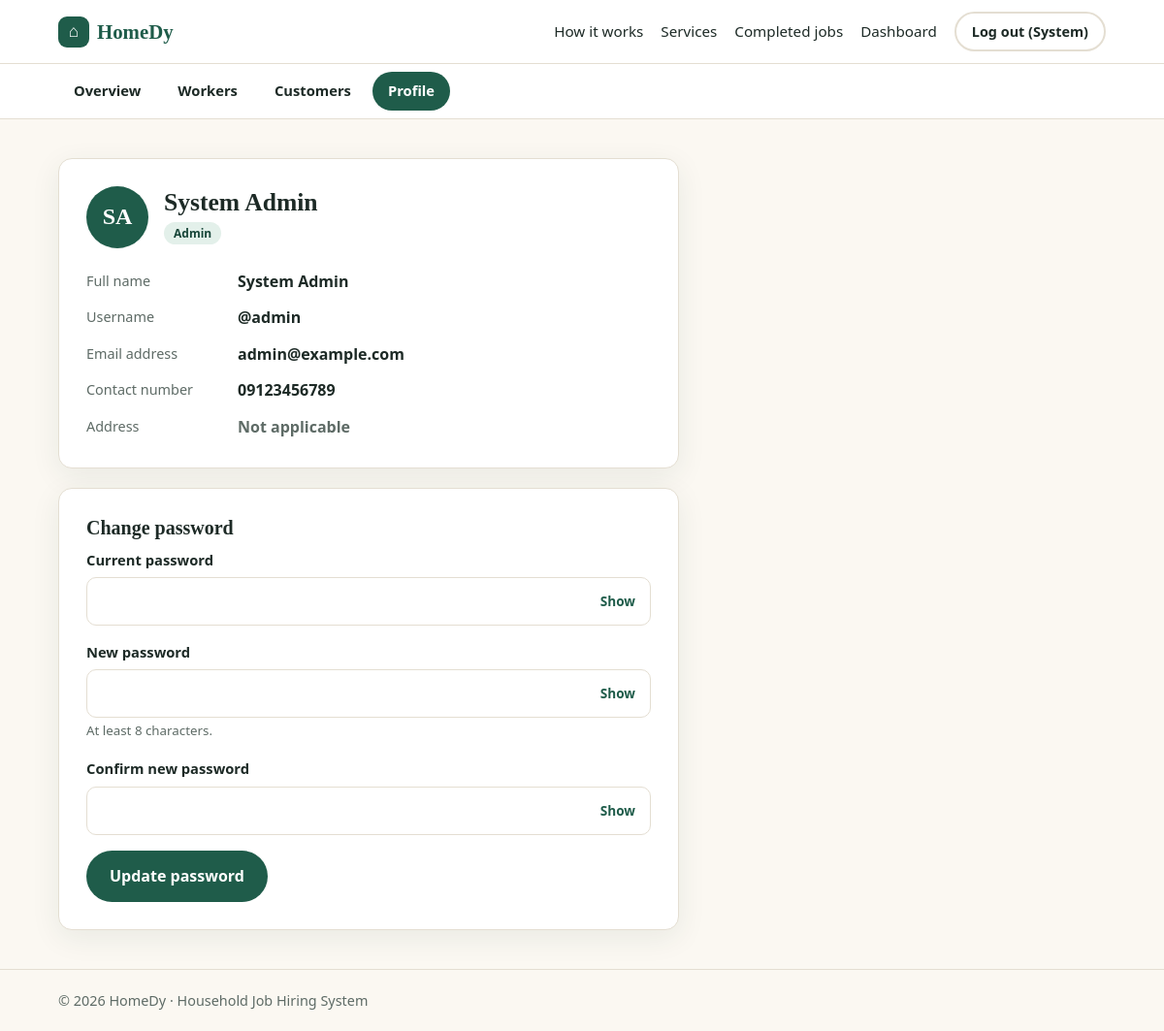
The app's page /profile.php (signed in) with its own data.
### tables this page shows
CREATE TABLE users (
  user_id INT AUTO_INCREMENT PRIMARY KEY,
  username VARCHAR(50) NOT NULL UNIQUE,
  password_hash VARCHAR(255) NOT NULL,
  first_name VARCHAR(50) NOT NULL,
  last_name VARCHAR(50) NOT NULL,
  email VARCHAR(100) NOT NULL UNIQUE,
  role ENUM('customer','worker','admin') NOT NULL
);

### includes/init.php (called while the page is built, shortened)
<?php
function e(?string $value): string
{
    return htmlspecialchars((string) $value, ENT_QUOTES, 'UTF-8');
}
function url(string $path = ''): string
{
    return BASE_URL . '/' . ltrim($path, '/');
}
function is_logged_in(): bool
{
    return !empty($_SESSION['user_id']);
}
function dashboard_path(string $role): string
{
    return match ($role) {
        'admin'  => 'admin/dashboard.php',
        'worker' => 'worker/dashboard.php',
        default  => 'customer/dashboard.php',
    };
}

### profile.php (the view, shortened to what this page needs)
<?php
require_once __DIR__ . '/includes/init.php';
$pdo  = db();
$uid  = (int) $_SESSION['user_id'];
$role = $_SESSION['role'];
$stmt = $pdo->prepare('SELECT username, first_name, last_name, email, role FROM users WHERE user_id = ?');
$stmt->execute([$uid]);
$user = $stmt->fetch();
$contact = null;
$address = null;
if ($role === 'customer') {
    $s = $pdo->prepare('SELECT address, contact_number FROM customers WHERE user_id = ?');
    $s->execute([$uid]);
    $p = $s->fetch() ?: [];
    $address = $p['address'] ?? null;
    $contact = $p['contact_number'] ?? null;
} else {
    $s = $pdo->prepare('SELECT contact_number FROM admins WHERE user_id = ?');
    $s->execute([$uid]);
    $contact = $s->fetchColumn() ?: null;
}
$initials = strtoupper(mb_substr($user['first_name'], 0, 1) . mb_substr($user['last_name'], 0, 1));
$activeNav = 'profile';
include __DIR__ . '/includes/header.php';
include __DIR__ . '/includes/subnav.php';
?>
<main class="container panel-page">
  <div class="card form-card">
    <div class="profile-head">
      <div class="avatar" aria-hidden="true"><?= e($initials) ?></div>
      <div>
        <h1 style="margin:0;font-size:1.6rem"><?= e($user['first_name'] . ' ' . $user['last_name']) ?></h1>
        <span class="chip chip-accepted"><?= e(ucfirst($user['role'])) ?></span>
      </div>
    </div>
    <dl class="details">
      <dt>Full name</dt><dd><?= e($user['first_name'] . ' ' . $user['last_name']) ?></dd>
      <dt>Username</dt><dd>@<?= e($user['username']) ?></dd>
      <dt>Email address</dt><dd><?= e($user['email']) ?></dd>
      <dt>Contact number</dt><dd><?= $contact ? e($contact) : '—' ?></dd>
      <dt>Address</dt><dd><?= $role === 'admin' ? '<span class="muted">Not applicable</span>' : ($address ? e($address) : '—') ?></dd>
    </dl>
  </div>
  <div class="card form-card" style="margin-top:20px">
    <h2 style="font-size:1.25rem">Change password</h2>
    <form method="post" novalidate>
      <div class="field">
        <label for="current_password">Current password</label>
        <input id="current_password" type="password" name="current_password" required autocomplete="current-password">
      </div>
      <div class="field">
        <label for="new_password">New password</label>
        <input id="new_password" type="password" name="new_password" minlength="8" maxlength="72" required autocomplete="new-password">
        <small class="muted">At least 8 characters.</small>
      </div>
      <div class="field">
        <label for="confirm_password">Confirm new password</label>
        <input id="confirm_password" type="password" name="confirm_password" minlength="8" maxlength="72" required autocomplete="new-password">
      </div>
      <button type="submit" class="btn btn-primary">Update password</button>
    </form>
  </div>
</main>
<?php include __DIR__ . '/includes/footer.php'; ?>

### includes/header.php (shortened to what this page needs)
<?php
$bodyClass = $bodyClass ?? '';
?>
<!DOCTYPE html>
<html lang="en">
<head>
  <link rel="stylesheet" href="<?= e(url('assets/style.css')) ?>">
</head>
<body class="<?= e($bodyClass) ?>">
<header class="site-header">
  <div class="container nav">
    <a class="brand" href="<?= e(url('index.php')) ?>"><span class="brand-mark">⌂</span><?= e(APP_NAME) ?></a>
    <nav class="nav-links">
      <a href="<?= e(url('index.php')) ?>#how">How it works</a>
      <a href="<?= e(url('index.php')) ?>#services">Services</a>
      <a href="<?= e(url('completed.php')) ?>">Completed jobs</a>
      <?php if (is_logged_in()): ?>
        <a href="<?= e(url(dashboard_path($_SESSION['role']))) ?>">Dashboard</a>
        <form method="post" action="<?= e(url('logout.php')) ?>" class="inline-form">
          <button type="submit" class="btn btn-ghost btn-sm">Log out (<?= e($_SESSION['first_name']) ?>)</button>
        </form>
      <?php else: ?>
        <a href="<?= e(url('login.php')) ?>">Log in</a>
        <a class="btn btn-primary btn-sm" href="<?= e(url('register.php')) ?>">Sign up</a>
      <?php endif; ?>
    </nav>
  </div>
</header>

### includes/subnav.php (shortened to what this page needs)
<?php
if ($_SESSION['role'] === 'admin') {
    $navLinks = [
        'dashboard' => ['Overview',  'admin/dashboard.php'],
        'workers'   => ['Workers',   'admin/workers.php'],
        'customers' => ['Customers', 'admin/customers.php'],
        'profile'   => ['Profile',   'profile.php'],
    ];
}
?>
<div class="subnav">
  <div class="container subnav-inner">
    <?php foreach ($navLinks as $key => [$label, $path]): ?>
      <a href="<?= e(url($path)) ?>" class="<?= ($activeNav ?? '') === $key ? 'active' : '' ?>"><?= e($label) ?></a>
    <?php endforeach; ?>
  </div>
</div>

### includes/footer.php (shortened to what this page needs)
<footer class="site-footer">
  <div class="container">
    <span>© <?= date('Y') ?> <?= e(APP_NAME) ?> · Household Job Hiring System</span>
  </div>
</footer>
</body>
</html>

### assets/style.css (style rules this page uses)
:root { --bg: #fbf8f2; --surface: #ffffff; --ink: #1d2a26; --muted: #5e6b66; --line: #e4ded2; --green: #1f5c4a; --green-dark: #164538; --green-soft: #e3f0ea; --terra: #d4673e; --terra-soft: #fbe8de; --amber-soft: #fdf1d0; --radius: 14px; --shadow: 0 8px 30px rgba(31, 60, 50, .08); }
* { box-sizing: border-box; }
html { scroll-behavior: smooth; }
body { margin: 0; background: var(--bg); color: var(--ink); font: 16px/1.6 system-ui, -apple-system, "Segoe UI", Roboto, sans-serif; display: flex; flex-direction: column; min-height: 100vh; }
main { flex: 1; }
h1, h2, h3 { font-family: Georgia, "Times New Roman", serif; line-height: 1.2; margin: 0 0 .5em; }
h1 { font-size: clamp(2rem, 5vw, 3.1rem); }
h2 { font-size: clamp(1.5rem, 3.5vw, 2rem); }
a { color: var(--green); }
.muted { color: var(--muted); }
.container { width: min(1080px, 100% - 32px); margin-inline: auto; }
.site-header { background: var(--surface); border-bottom: 1px solid var(--line); position: sticky; top: 0; z-index: 10; }
.nav { display: flex; align-items: center; justify-content: space-between; gap: 16px; padding: 12px 0; flex-wrap: wrap; }
.brand { display: flex; align-items: center; gap: 8px; font-family: Georgia, serif; font-weight: 700; font-size: 1.3rem; color: var(--green); text-decoration: none; }
.brand-mark { display: grid; place-items: center; width: 32px; height: 32px; background: var(--green); color: #fff; border-radius: 9px; font-size: 1.1rem; }
.nav-links { display: flex; align-items: center; gap: 18px; flex-wrap: wrap; }
.nav-links a:not(.btn) { color: var(--ink); text-decoration: none; font-size: .95rem; }
.inline-form { margin: 0; }
.btn { display: inline-block; padding: 12px 22px; border-radius: 999px; border: 2px solid transparent; font: inherit; font-weight: 600; text-decoration: none; cursor: pointer; transition: transform .1s, background .15s; text-align: center; }
.btn-primary { background: var(--green); color: #fff; }
.btn-ghost { background: transparent; color: var(--ink); border-color: var(--line); }
.btn-sm { padding: 7px 16px; font-size: .9rem; }
.chip { justify-self: start; display: inline-block; padding: 2px 10px; border-radius: 999px; font-size: .75rem; font-weight: 700; }
.chip-accepted { background: var(--green-soft); color: var(--green-dark); }
.field { margin-bottom: 16px; }
.field label { display: block; font-weight: 600; font-size: .92rem; margin-bottom: 6px; }
.field small { font-weight: 400; }
input[type=text], input[type=email], input[type=password], input:not([type]) { width: 100%; padding: 11px 14px; font: inherit; color: var(--ink); background: #fff; border: 1.5px solid var(--line); border-radius: 10px; }
.panel-page { padding: 40px 0; }
.card { background: var(--surface); border: 1px solid var(--line); border-radius: var(--radius); padding: 28px; box-shadow: var(--shadow); }
.site-footer { border-top: 1px solid var(--line); padding: 20px 0; color: var(--muted); font-size: .9rem; }
.subnav { background: var(--surface); border-bottom: 1px solid var(--line); }
.subnav-inner { display: flex; gap: 6px; overflow-x: auto; padding: 8px 0; }
.subnav a { padding: 8px 16px; border-radius: 999px; text-decoration: none; color: var(--ink); font-weight: 600; font-size: .92rem; white-space: nowrap; }
.subnav a.active { background: var(--green); color: #fff; }
.form-card { max-width: 640px; }
.pw-wrap input { padding-right: 68px; }
.profile-head { display: flex; align-items: center; gap: 16px; margin-bottom: 22px; }
.profile-head .chip { margin-right: 6px; margin-top: 4px; }
.avatar { flex: none; width: 64px; height: 64px; border-radius: 50%; background: var(--green); color: #fff; display: grid; place-items: center; font: 700 1.5rem Georgia, serif; }
.details { display: grid; grid-template-columns: 140px 1fr; gap: 12px 16px; margin: 0; }
.details dt { color: var(--muted); font-size: .9rem; }
.details dd { margin: 0; font-weight: 600; word-break: break-word; }

### records on screen
users: initials "SA", first_name+last_name "System Admin", role "Admin", username "admin", email "admin@example.com"

### other values on screen
APP_NAME "HomeDy"
$_SESSION['first_name'] "System"
$label "Overview"
$label "Workers"
$label "Customers"
$label "Profile"
$contact "09123456789"
